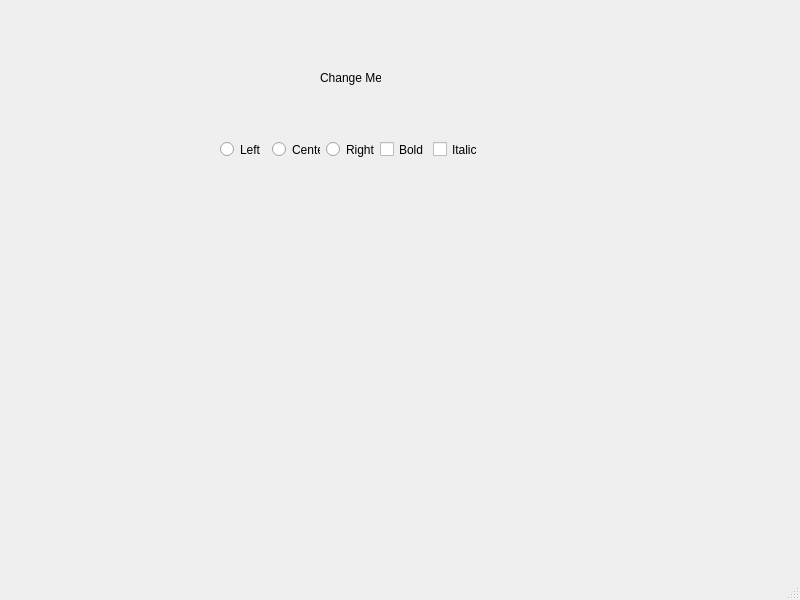
<?xml version="1.0" encoding="UTF-8"?>
<ui version="4.0">
 <class>MainWindow</class>
 <widget class="QMainWindow" name="MainWindow">
  <property name="geometry">
   <rect>
    <x>0</x>
    <y>0</y>
    <width>800</width>
    <height>600</height>
   </rect>
  </property>
  <property name="windowTitle">
   <string>MainWindow</string>
  </property>
  <widget class="QWidget" name="centralwidget">
   <widget class="QLabel" name="label">
    <property name="geometry">
     <rect>
      <x>320</x>
      <y>70</y>
      <width>61</width>
      <height>16</height>
     </rect>
    </property>
    <property name="text">
     <string>Change Me</string>
    </property>
   </widget>
   <widget class="QWidget" name="">
    <property name="geometry">
     <rect>
      <x>220</x>
      <y>140</y>
      <width>261</width>
      <height>19</height>
     </rect>
    </property>
    <layout class="QHBoxLayout" name="horizontalLayout">
     <item>
      <widget class="QRadioButton" name="radioButton">
       <property name="text">
        <string>Left</string>
       </property>
      </widget>
     </item>
     <item>
      <widget class="QRadioButton" name="radioButton_2">
       <property name="text">
        <string>Center</string>
       </property>
      </widget>
     </item>
     <item>
      <widget class="QRadioButton" name="radioButton_3">
       <property name="text">
        <string>Right</string>
       </property>
      </widget>
     </item>
     <item>
      <widget class="QCheckBox" name="checkBox">
       <property name="text">
        <string>Bold</string>
       </property>
      </widget>
     </item>
     <item>
      <widget class="QCheckBox" name="checkBox_2">
       <property name="text">
        <string>Italic</string>
       </property>
      </widget>
     </item>
    </layout>
   </widget>
  </widget>
  <widget class="QMenuBar" name="menubar">
   <property name="geometry">
    <rect>
     <x>0</x>
     <y>0</y>
     <width>800</width>
     <height>21</height>
    </rect>
   </property>
  </widget>
  <widget class="QStatusBar" name="statusbar"/>
 </widget>
 <resources/>
 <connections/>
</ui>
